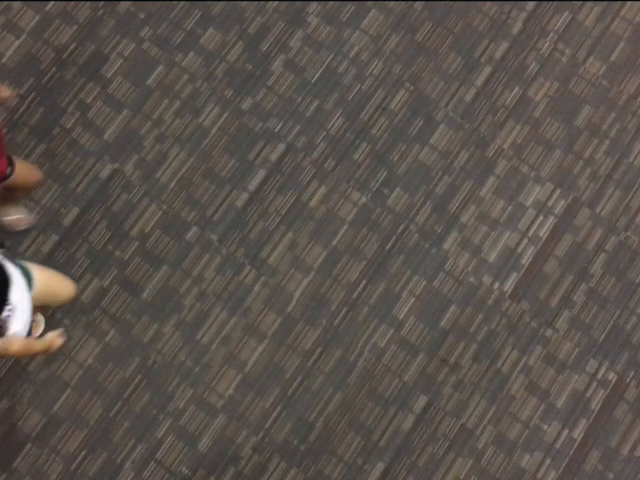
#> input picture frame 19 of 3-optical flow/Videos/3.mov, 640 x 480 px, given in place of Crowd-Activity-All.avi, which was not available
$ python detection2.py
#> lines starting #> are read from the running program, lines starting #| are printed output that depends on the picture; after the words box and inside, x2 and y2 are one past the last pixel; in counts of white or black regions, pixels touching at a corner belong together; pictures that were not available may be replaced by others from this repository, and a replacement may not be noted
#> further down, prev is the input picture: shape (480, 640, 3); mean B, G, R 76.4, 82.3, 89.9
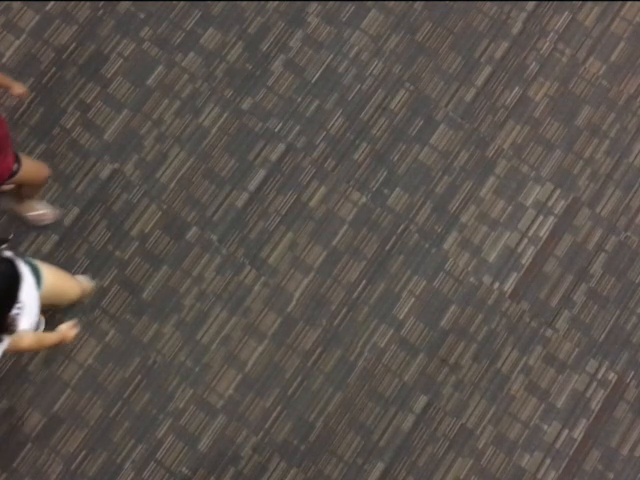
#> input picture frame 20 of 3-optical flow/Videos/3.mov, 640 x 480 px, given in place of Crowd-Activity-All.avi, which was not available
#> further down, img is the input picture: shape (480, 640, 3); mean B, G, R 76.1, 81.9, 89.7
import numpy as np
import cv2
import time


def draw_flow(img, flow, step=16):

#> called with flow = array of shape (480, 640, 2), step = 16
    h, w = img.shape[:2]
#> h = 480; w = 640
    y, x = np.mgrid[step/2:h:step, step/2:w:step].reshape(2,-1).astype(int)
#> y = 1200 values from 8 to 472
    fx, fy = flow[y,x].T
#> fx = 1200 values, max 25.18 at index 520, min -0.465 at index 550, mean 0.543; fy = 1200 values, max 4.11 at index 645, min -9.23 at index 843, mean -0.198

    lines = np.vstack([x, y, x-fx, y-fy]).T.reshape(-1, 2, 2)
    lines = np.int32(lines + 0.5)

    img_bgr = cv2.cvtColor(img, cv2.COLOR_GRAY2BGR)
    cv2.polylines(img_bgr, lines, 0, (0, 255, 0))
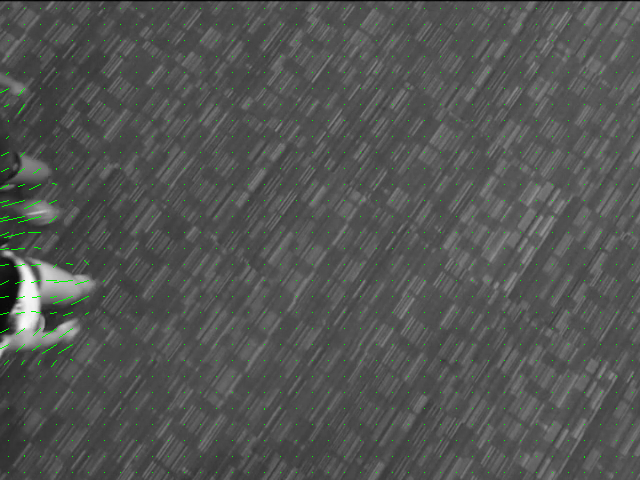
#> img_bgr: shape (480, 640, 3); mean B, G, R 83.1, 84.6, 83.1

    for (x1, y1), (_x2, _y2) in lines:
        cv2.circle(img_bgr, (x1, y1), 1, (0, 255, 0), -1)
#> this loop made 1200 passes
#> (x1, y1, _x2, _y2) on passes 1 to 3: (8, 8, 8, 8), (24, 8, 24, 8), (40, 8, 40, 8)
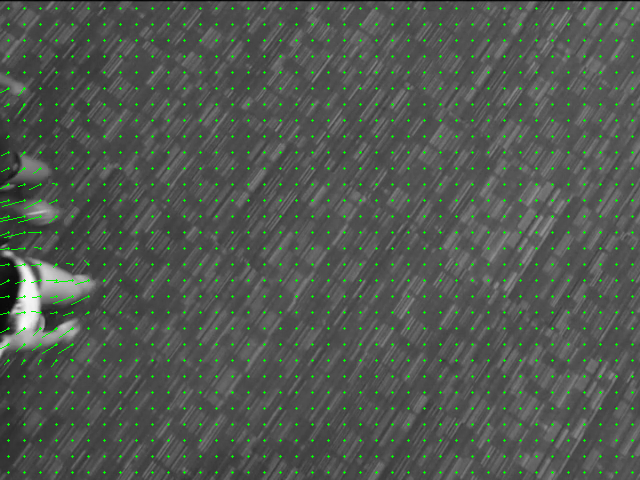
#> img_bgr: shape (480, 640, 3); 1.55% of pixels changed, all inside (x1, y1, x2, y2) = (7, 7, 634, 474)

    return img_bgr


def draw_hsv(flow):

    h, w = flow.shape[:2]
#> h = 480; w = 640
    fx, fy = flow[:,:,0], flow[:,:,1]
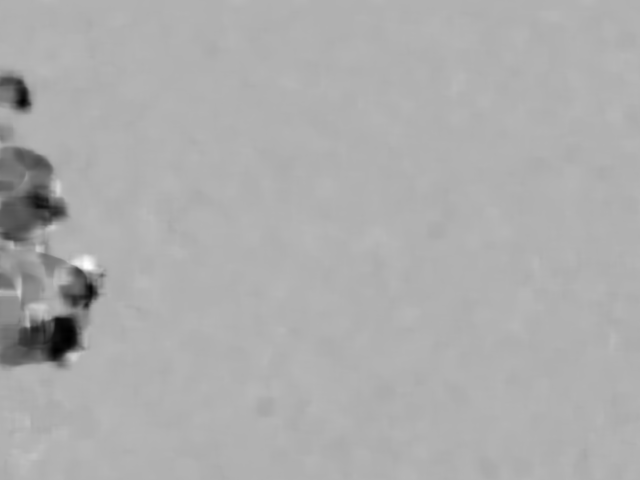
#> fy: shape (480, 640) float32; min -9.73, max 4.29, mean -0.197; drawn with min black and max white

    ang = np.arctan2(fy, fx) + np.pi
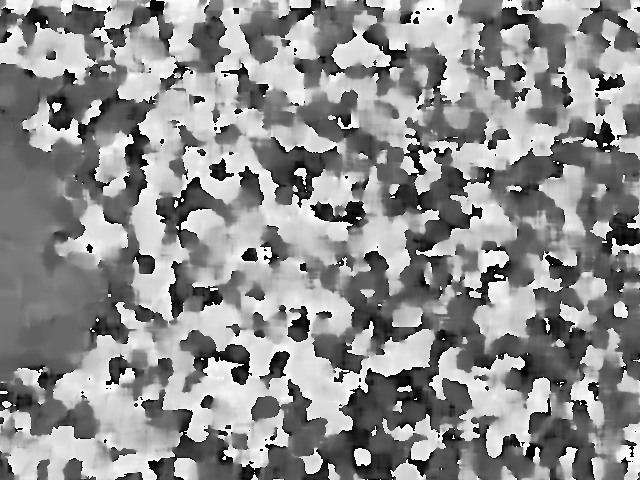
#> ang: shape (480, 640) float32; min 2.86e-06, max 6.28, mean 3.52; drawn with min black and max white
    v = np.sqrt(fx*fx+fy*fy)

    hsv = np.zeros((h, w, 3), np.uint8)
    hsv[...,0] = ang*(180/np.pi/2)
    hsv[...,1] = 255
    hsv[...,2] = np.minimum(v*4, 255)
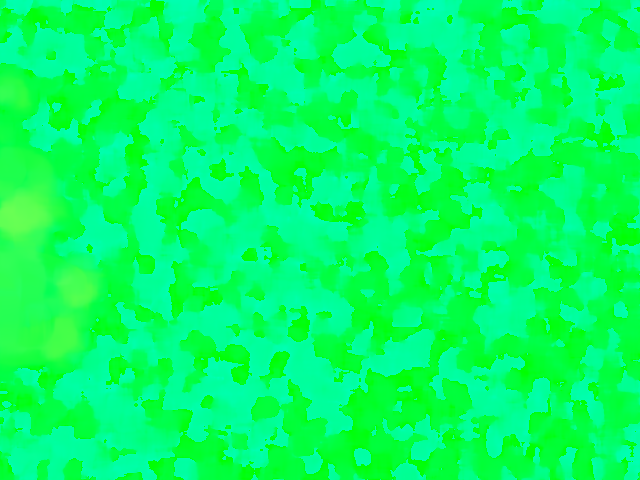
#> hsv: shape (480, 640, 3); mean of channels 0, 1, 2 100.5, 255, 2.5; drawn as B, G, R
    bgr = cv2.cvtColor(hsv, cv2.COLOR_HSV2BGR)
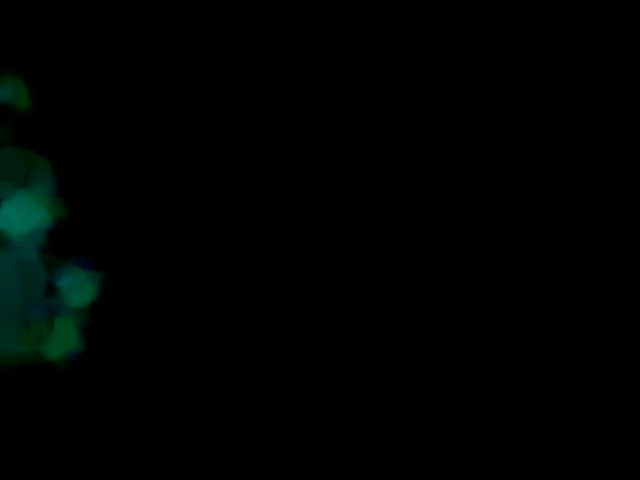
#> bgr: shape (480, 640, 3); mean B, G, R 1.5, 2.4, 0

    return bgr


cap = cv2.VideoCapture('Crowd-Activity-All.avi')

suc, prev = cap.read()
prevgray = cv2.cvtColor(prev, cv2.COLOR_BGR2GRAY)


while True:

    suc, img = cap.read()
    gray = cv2.cvtColor(img, cv2.COLOR_BGR2GRAY)

    # start time to calculate FPS
    start = time.time()


    flow = cv2.calcOpticalFlowFarneback(prevgray, gray, None, 0.5, 3, 15, 3, 5, 1.2, 0)

    prevgray = gray


    # End time
    end = time.time()
    # calculate the FPS for current frame detection
    fps = 1 / (end-start)

    print(f"{fps:.2f} FPS")

    cv2.imshow('flow', draw_flow(gray, flow))
    cv2.imshow('flow HSV', draw_hsv(flow))


    key = cv2.waitKey(5)
#> (key q is pressed here)
    if key == ord('q'):
        break


cap.release()
cv2.destroyAllWindows()

$ run again, starting later in the video
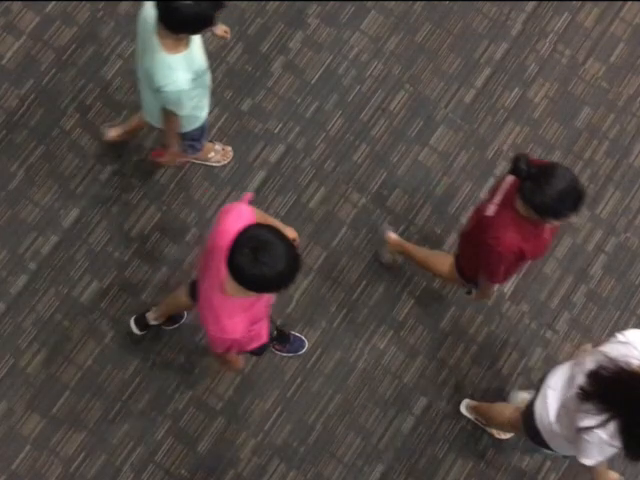
#> input picture frame 85 of 3-optical flow/Videos/3.mov, 640 x 480 px, given in place of Crowd-Activity-All.avi, which was not available
#> prev is the input picture: shape (480, 640, 3); mean B, G, R 67.7, 71, 81.4
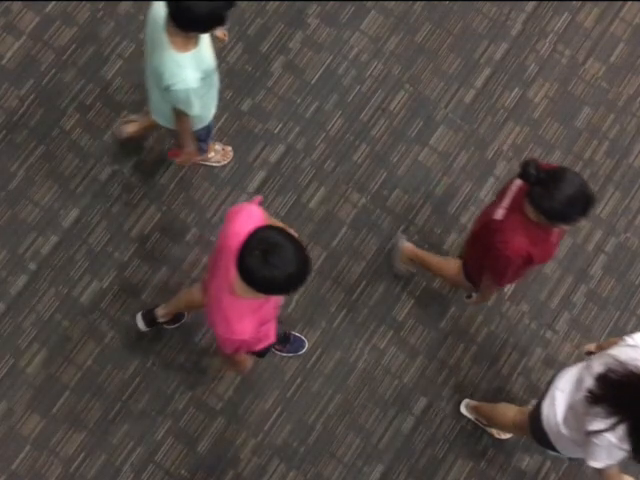
#> input picture frame 86 of 3-optical flow/Videos/3.mov, 640 x 480 px, given in place of Crowd-Activity-All.avi, which was not available
#> img is the input picture: shape (480, 640, 3); mean B, G, R 68, 71.2, 81.6
#> in draw_flow, `fx, fy = flow[y,x].T`: fx = 1200 values, max 16.81 at index 327, min -2.42 at index 712, mean 1.79; fy = 1200 values, max 9.55 at index 664, min -9.9 at index 88, mean 0.437
#> the loop in draw_flow, `for (x1, y1), (_x2, _y2) in lines:` made 1200 passes
#> (x1, y1, _x2, _y2) on passes 1 to 3: (8, 8, 8, 8), (24, 8, 24, 8), (40, 8, 40, 8)
#> in draw_hsv, `bgr = cv2.cvtColor(hsv, cv2.COLOR_HSV2BGR)`:
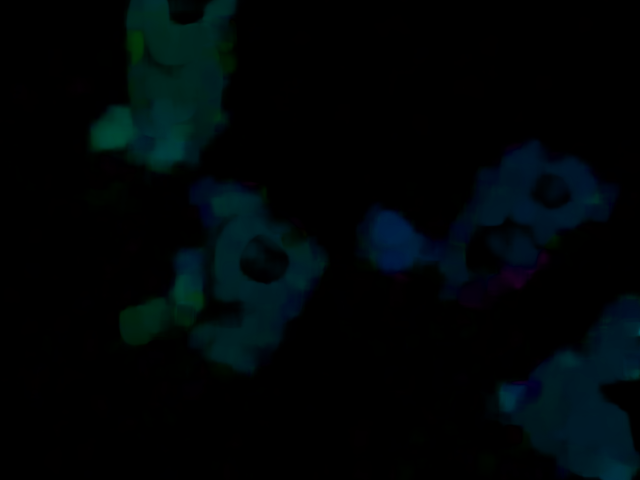
#> bgr: shape (480, 640, 3); mean B, G, R 7.3, 5.8, 0.1

$ run again, starting later in the video
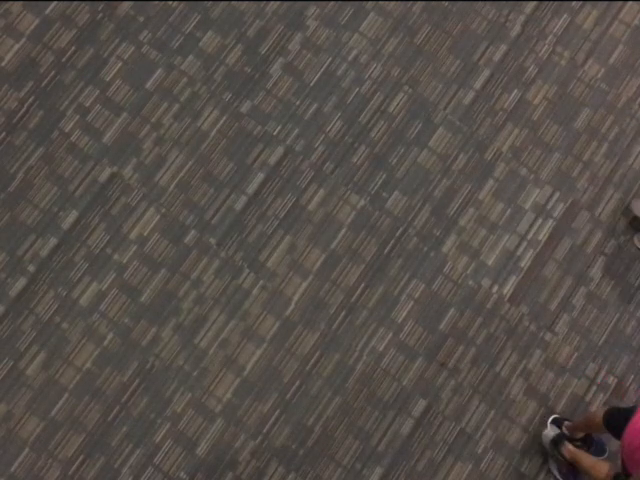
#> input picture frame 152 of 3-optical flow/Videos/3.mov, 640 x 480 px, given in place of Crowd-Activity-All.avi, which was not available
#> prev is the input picture: shape (480, 640, 3); mean B, G, R 72.2, 77.6, 84.9
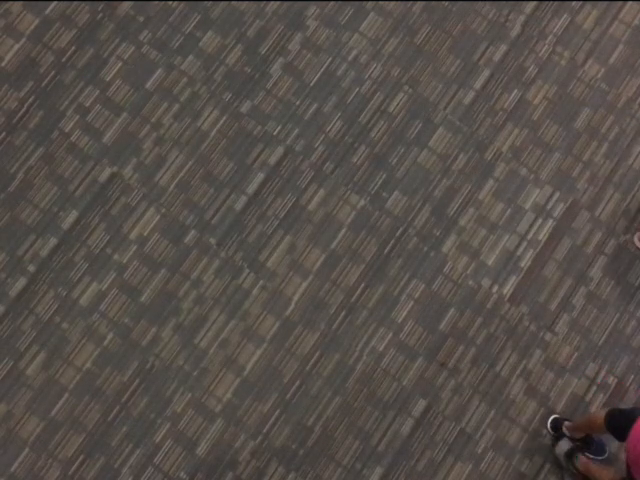
#> input picture frame 153 of 3-optical flow/Videos/3.mov, 640 x 480 px, given in place of Crowd-Activity-All.avi, which was not available
#> img is the input picture: shape (480, 640, 3); mean B, G, R 72.6, 78, 85.2
#> in draw_flow, `fx, fy = flow[y,x].T`: fx = 1200 values, max 4.72 at index 1079, min -6.46 at index 1155, mean 0.0244; fy = 1200 values, max 6.15 at index 1194, min -3.19 at index 1113, mean 0.0151
#> the loop in draw_flow, `for (x1, y1), (_x2, _y2) in lines:` made 1200 passes
#> (x1, y1, _x2, _y2) on passes 1 to 3: (8, 8, 8, 8), (24, 8, 24, 8), (40, 8, 40, 8)
#> in draw_hsv, `hsv[...,1] = 255`:
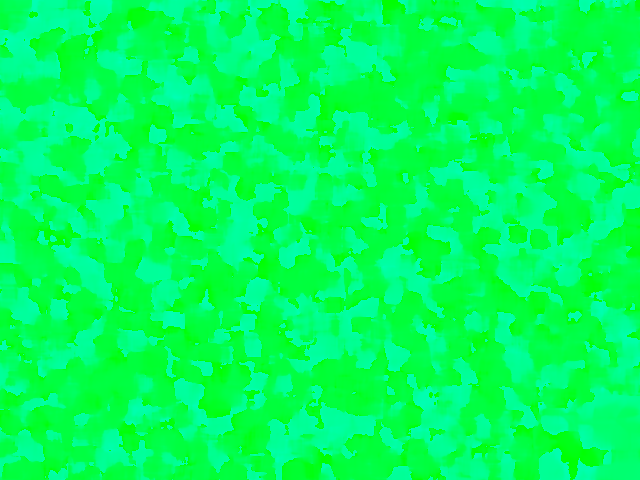
#> hsv: shape (480, 640, 3); mean of channels 0, 1, 2 93.3, 255, 0; drawn as B, G, R
